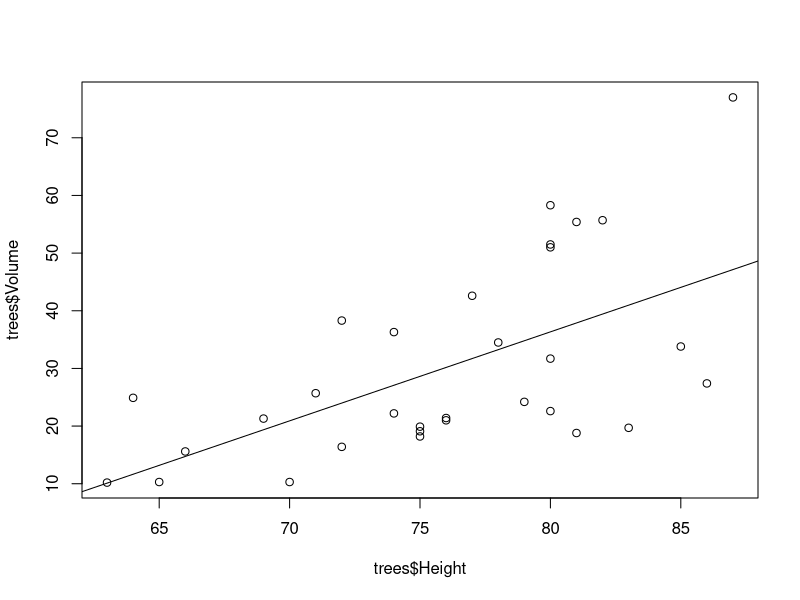
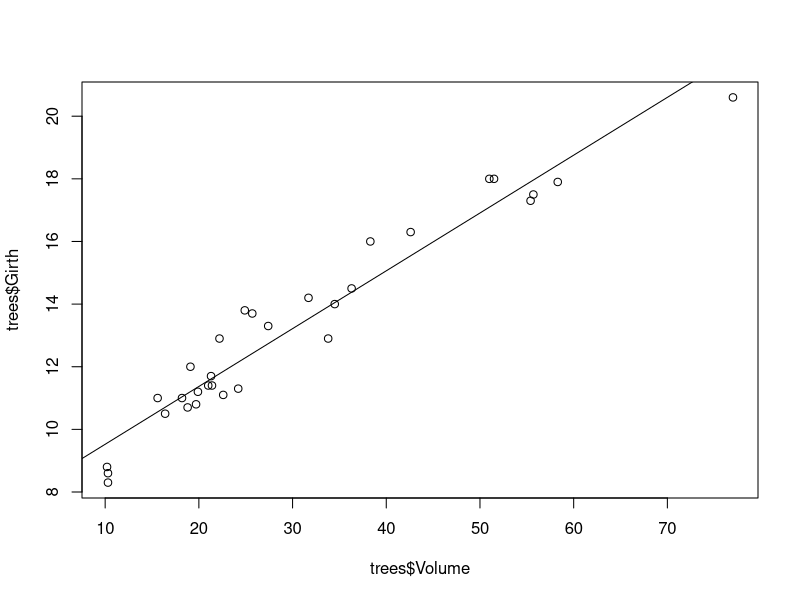
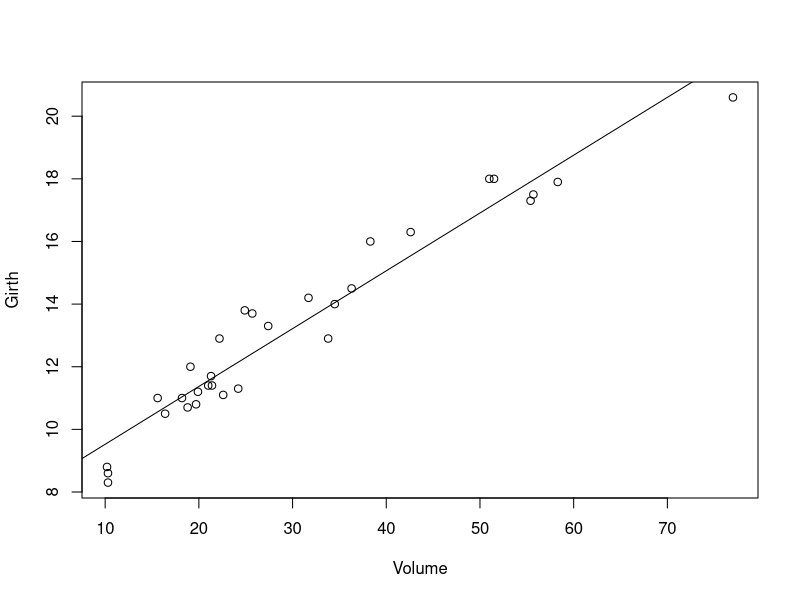

Write the R code that produced these figures, in order.
#Examen Final 17/10/2020
#Allan Antonio Vargas Escobar   carnet 999003571

#pregunta 11  ¿Cuál es el intervalo de confianza con alfa=5%? 
media <- 173.47
n <-15
desv <- 4
alfa <- 0.05/2
nivelconfianza<- 1-alfa

normal<- qnorm(nivelconfianza,0,1)
normal
error<-  desv/sqrt(n)
error
margen <- normal*error
margen
limInf<- media - margen
limsup <- media +margen
limInf
limsup
#R/ Liminf 171.4458, Limsup 175.4942


#pregunta 12 ¿Cuál es el valor de la normal utilizada con alfa=5%?

normal
#R/1.959964

#pregunta 13 Si el nivel de significancia fuera 20%, ¿Cuál sería el valor de la normal? 

media <- 173.47
n <-15
desv <- 4
alfa <- 0.20/2
nivelconfianza<- 1-alfa

normal<- qnorm(nivelconfianza,0,1)
normal
error<-  desv/sqrt(n)
error
margen <- normal*error
margen
limInf<- media - margen
limsup <- media +margen
limInf
limsup

#R/ 1.281552

#pregunta 14 ¿Cuál sería el intervalo de confianza con un alfa = 80%?

limInf
limsup

#R/ limite inferior 172.1464 y limite superior 174.7936

#pregunta 15 ¿Cuál es el valor del margen del intervalo en ambos casos?

#R/5%:  2.02    20%:  1.32


#pregunta 16 ¿Cuál es el valor de alfa?  
#H0: mu>= 800
#H1: mu< 800
µ <- 800
sigma <- 120
n <- 50
mediamuestra <- 750
alfa <- 0.01

#R/ 0.01

#pregunta 17 ¿Cuál es el valor de la media poblacional? 

#R/ media poblacional es 800

#pregunta 18. ¿Cuál es el valor del estadístico de prueba? 

Z0 <- (mediamuestra-µ)/(sigma/sqrt(n)) 
Z0 
#R/ -2.946278

#pregunta 19. ¿Se acepta o se rechaza la H0? 

Zalfa <- qnorm(0.99,0,1, lower.tail = FALSE) 
Zalfa

abs(Z0) < Zalfa

#R/ se rechaza hipotesis nula.



#pregunta 20 ¿Cuál es el valor de H0?

#R/H0: s2<=4

#pregunta 21.¿Cuál es el valor de chi-cuadrado?


alfa <- 0.05
nivelconfianza<- 1-alfa

n= 24
s2 <- 4.9  
sigma20<- 4
X2 <- ((n-1)*s2)/sigma20
X2

chi_sd<- qchisq(1-alfa, n-1)
chi_sd

X2 > chi_sd

#R/35.17246

#pregunta 22. ¿Cuál es el valor del estadístico de prueba? 
#R/28.175

#pregunta 23. ¿Cuántos grados de libertad se utilizaron en este ejercicio?

#R/ n-1= 23

#pregunta 24. ¿Se rechaza o se acepta la H0? 
#se acepta hipotesis nula.



# pregunta 25. correlacion entre Volume y Height

lm.trees <- lm(Volume~Height, data=trees)
summary (lm.trees)
plot (trees$Volume ~trees$Height)
?abline
abline (lm.trees)

#R/0.3579


# pregunta 26. correlacion entre Volume y girth
lm.trees2 <- lm(Girth~Volume, data=trees)
summary (lm.trees2)
plot (trees$Girth ~trees$Volume)
?abline
abline (lm.trees2)
#R/ 0.9353

#pregunta 27. ¿cómo se representa el modelo de regresión lineal? 
lm.trees2
#R/ 7.6779  +    0.1846 
#pregunta 28. regresión lineal entre Volumen y Girth ¿Cuál es el valor de R2 Ajustado?

#R/ 0.9331

# pregunta 29. graficar, ¿qué puede deducir de ella? 
plot (Girth~Volume, data=trees)
?abline
abline (lm.trees2)
#R/ d.
